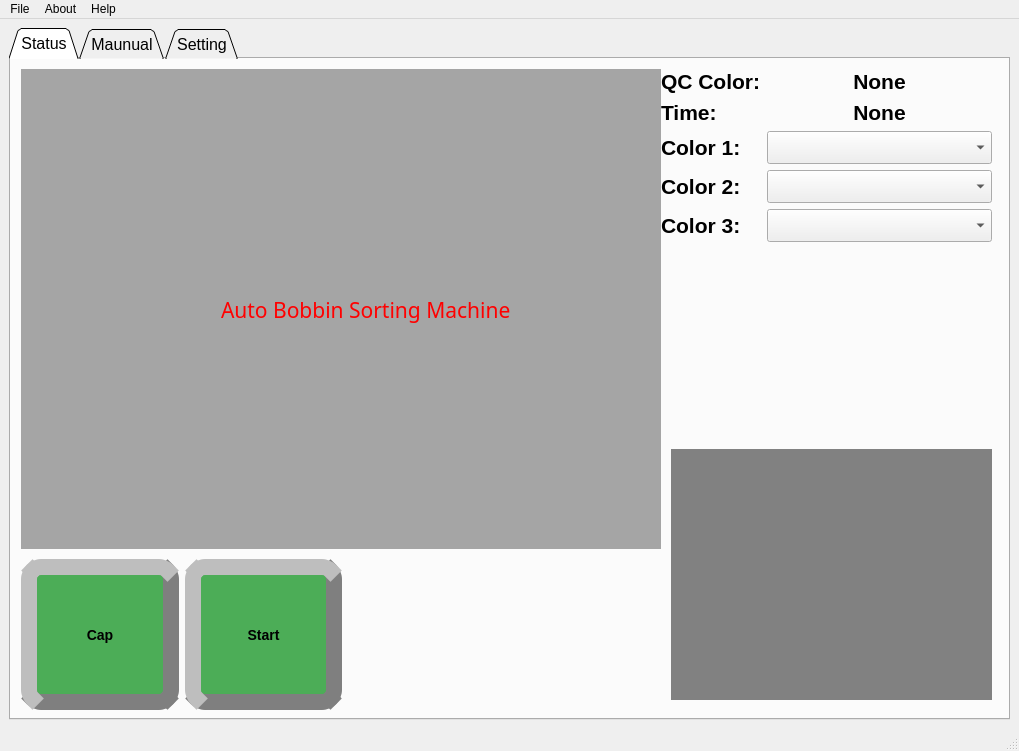
<?xml version="1.0" encoding="UTF-8"?>
<ui version="4.0">
 <class>MainWindow</class>
 <widget class="QMainWindow" name="MainWindow">
  <property name="geometry">
   <rect>
    <x>0</x>
    <y>0</y>
    <width>1019</width>
    <height>751</height>
   </rect>
  </property>
  <property name="windowTitle">
   <string>Auto Bobbin Sorting Machine</string>
  </property>
  <property name="windowIcon">
   <iconset>
    <normaloff>C:/Users/ADMIN/Downloads/logopp.jpg</normaloff>C:/Users/ADMIN/Downloads/logopp.jpg</iconset>
  </property>
  <property name="styleSheet">
   <string notr="true">
QProgressBar {
    border: 2px solid grey;
    border-radius: 20px;
	text-align: center;
}

QProgressBar::chunk {
    background-color: #CD96CD;
    width: 10px;
    margin: 5px;
}

QPushButton{
    border-style: outset;
    border-width: 16px;
    border-radius: 20px;
    border-color: beige;
    font: bold 14px;
    min-width: 2em;
    padding: 6px;
	background-color: rgb(76, 173, 87);
	
	border-color: rgb(127, 127, 127);
	
}

QPushButton:pressed {
	background-color: rgb(158, 158, 158);
	background-color: qlineargradient(spread:pad, x1:0, y1:0, x2:1, y2:0, stop:0 rgba(0, 0, 0, 255), stop:1 rgba(255, 255, 255, 255));
    border-style: inset;

}
QPushButton::menu-indicator {	
	image: url(:/hinh/F:/Dowload/start-png-44883.png);
    subcontrol-position: right center;
    subcontrol-origin: padding;
    left: -2px;
}


</string>
  </property>
  <widget class="QWidget" name="centralwidget">
   <layout class="QVBoxLayout" name="verticalLayout_2">
    <item>
     <layout class="QVBoxLayout" name="verticalLayout_4">
      <item>
       <widget class="QTabWidget" name="tabWidget">
        <property name="font">
         <font>
          <pointsize>12</pointsize>
         </font>
        </property>
        <property name="tabShape">
         <enum>QTabWidget::Triangular</enum>
        </property>
        <property name="currentIndex">
         <number>0</number>
        </property>
        <widget class="QWidget" name="tab_4">
         <attribute name="title">
          <string>Status</string>
         </attribute>
         <widget class="QLabel" name="lb_data">
          <property name="geometry">
           <rect>
            <x>210</x>
            <y>220</y>
            <width>431</width>
            <height>61</height>
           </rect>
          </property>
          <property name="font">
           <font>
            <family>Alien Encounters Solid</family>
            <pointsize>16</pointsize>
           </font>
          </property>
          <property name="styleSheet">
           <string notr="true">color: rgb(255, 0, 0);</string>
          </property>
          <property name="text">
           <string>Auto Bobbin Sorting Machine</string>
          </property>
          <property name="scaledContents">
           <bool>false</bool>
          </property>
          <property name="wordWrap">
           <bool>false</bool>
          </property>
         </widget>
         <widget class="QWidget" name="widget" native="true">
          <property name="geometry">
           <rect>
            <x>0</x>
            <y>0</y>
            <width>1051</width>
            <height>701</height>
           </rect>
          </property>
          <property name="styleSheet">
           <string notr="true"/>
          </property>
          <widget class="QLabel" name="lb_Cam_2">
           <property name="geometry">
            <rect>
             <x>660</x>
             <y>390</y>
             <width>321</width>
             <height>251</height>
            </rect>
           </property>
           <property name="styleSheet">
            <string notr="true">background-color: rgb(129, 129, 129);</string>
           </property>
           <property name="text">
            <string/>
           </property>
           <property name="scaledContents">
            <bool>true</bool>
           </property>
          </widget>
          <widget class="QLabel" name="lb_Img">
           <property name="geometry">
            <rect>
             <x>10</x>
             <y>10</y>
             <width>640</width>
             <height>480</height>
            </rect>
           </property>
           <property name="styleSheet">
            <string notr="true">background-color: rgb(165, 165, 165);</string>
           </property>
           <property name="text">
            <string/>
           </property>
           <property name="pixmap">
            <pixmap>F:/Dowload/Logo01(1).jpg</pixmap>
           </property>
           <property name="scaledContents">
            <bool>true</bool>
           </property>
          </widget>
          <widget class="QWidget" name="layoutWidget">
           <property name="geometry">
            <rect>
             <x>10</x>
             <y>500</y>
             <width>321</width>
             <height>151</height>
            </rect>
           </property>
           <layout class="QHBoxLayout" name="horizontalLayout">
            <item>
             <widget class="QPushButton" name="btnChup">
              <property name="sizePolicy">
               <sizepolicy hsizetype="Expanding" vsizetype="Expanding">
                <horstretch>0</horstretch>
                <verstretch>0</verstretch>
               </sizepolicy>
              </property>
              <property name="font">
               <font>
                <pointsize>-1</pointsize>
                <weight>75</weight>
                <italic>false</italic>
                <bold>true</bold>
               </font>
              </property>
              <property name="styleSheet">
               <string notr="true"/>
              </property>
              <property name="text">
               <string>Cap</string>
              </property>
              <property name="iconSize">
               <size>
                <width>100</width>
                <height>100</height>
               </size>
              </property>
             </widget>
            </item>
            <item>
             <widget class="QPushButton" name="btnStart">
              <property name="sizePolicy">
               <sizepolicy hsizetype="Expanding" vsizetype="Expanding">
                <horstretch>0</horstretch>
                <verstretch>0</verstretch>
               </sizepolicy>
              </property>
              <property name="font">
               <font>
                <pointsize>-1</pointsize>
                <weight>75</weight>
                <italic>false</italic>
                <bold>true</bold>
               </font>
              </property>
              <property name="styleSheet">
               <string notr="true"/>
              </property>
              <property name="text">
               <string>Start</string>
              </property>
              <property name="iconSize">
               <size>
                <width>100</width>
                <height>100</height>
               </size>
              </property>
             </widget>
            </item>
           </layout>
          </widget>
          <widget class="QWidget" name="layoutWidget">
           <property name="geometry">
            <rect>
             <x>650</x>
             <y>10</y>
             <width>331</width>
             <height>209</height>
            </rect>
           </property>
           <layout class="QFormLayout" name="formLayout_3">
            <item row="0" column="0">
             <widget class="QLabel" name="label_NameColor">
              <property name="font">
               <font>
                <pointsize>16</pointsize>
                <weight>75</weight>
                <bold>true</bold>
               </font>
              </property>
              <property name="text">
               <string>QC Color:</string>
              </property>
             </widget>
            </item>
            <item row="1" column="0">
             <widget class="QLabel" name="label_NameColor_2">
              <property name="font">
               <font>
                <pointsize>16</pointsize>
                <weight>75</weight>
                <bold>true</bold>
               </font>
              </property>
              <property name="text">
               <string>Time:</string>
              </property>
             </widget>
            </item>
            <item row="0" column="1">
             <widget class="QLabel" name="lb_Mauphathien">
              <property name="font">
               <font>
                <pointsize>16</pointsize>
                <weight>75</weight>
                <bold>true</bold>
               </font>
              </property>
              <property name="text">
               <string>None</string>
              </property>
              <property name="textFormat">
               <enum>Qt::AutoText</enum>
              </property>
              <property name="alignment">
               <set>Qt::AlignCenter</set>
              </property>
             </widget>
            </item>
            <item row="2" column="0">
             <widget class="QLabel" name="label_4">
              <property name="font">
               <font>
                <pointsize>16</pointsize>
                <weight>75</weight>
                <bold>true</bold>
               </font>
              </property>
              <property name="text">
               <string>Color 1:</string>
              </property>
             </widget>
            </item>
            <item row="3" column="0">
             <widget class="QLabel" name="label_7">
              <property name="font">
               <font>
                <pointsize>16</pointsize>
                <weight>75</weight>
                <bold>true</bold>
               </font>
              </property>
              <property name="text">
               <string>Color 2:</string>
              </property>
             </widget>
            </item>
            <item row="4" column="0">
             <widget class="QLabel" name="label_8">
              <property name="font">
               <font>
                <pointsize>16</pointsize>
                <weight>75</weight>
                <bold>true</bold>
               </font>
              </property>
              <property name="text">
               <string>Color 3:</string>
              </property>
             </widget>
            </item>
            <item row="2" column="1">
             <widget class="QComboBox" name="cbb_Mauthu1">
              <property name="sizePolicy">
               <sizepolicy hsizetype="Preferred" vsizetype="Preferred">
                <horstretch>0</horstretch>
                <verstretch>0</verstretch>
               </sizepolicy>
              </property>
              <property name="font">
               <font>
                <pointsize>16</pointsize>
                <weight>75</weight>
                <bold>true</bold>
               </font>
              </property>
             </widget>
            </item>
            <item row="3" column="1">
             <widget class="QComboBox" name="cbb_Mauthu2">
              <property name="sizePolicy">
               <sizepolicy hsizetype="Preferred" vsizetype="Preferred">
                <horstretch>0</horstretch>
                <verstretch>0</verstretch>
               </sizepolicy>
              </property>
              <property name="font">
               <font>
                <pointsize>16</pointsize>
                <weight>75</weight>
                <bold>true</bold>
               </font>
              </property>
             </widget>
            </item>
            <item row="4" column="1">
             <widget class="QComboBox" name="cbb_Mauthu3">
              <property name="sizePolicy">
               <sizepolicy hsizetype="Preferred" vsizetype="Preferred">
                <horstretch>0</horstretch>
                <verstretch>0</verstretch>
               </sizepolicy>
              </property>
              <property name="font">
               <font>
                <pointsize>16</pointsize>
                <weight>75</weight>
                <bold>true</bold>
               </font>
              </property>
             </widget>
            </item>
            <item row="1" column="1">
             <widget class="QLabel" name="lb_Time">
              <property name="font">
               <font>
                <pointsize>16</pointsize>
                <weight>75</weight>
                <bold>true</bold>
               </font>
              </property>
              <property name="text">
               <string>None</string>
              </property>
              <property name="textFormat">
               <enum>Qt::AutoText</enum>
              </property>
              <property name="alignment">
               <set>Qt::AlignCenter</set>
              </property>
             </widget>
            </item>
           </layout>
          </widget>
         </widget>
         <zorder>widget</zorder>
         <zorder>lb_data</zorder>
        </widget>
        <widget class="QWidget" name="tab_3">
         <attribute name="title">
          <string>Maunual</string>
         </attribute>
        </widget>
        <widget class="QWidget" name="tab">
         <attribute name="title">
          <string>Setting</string>
         </attribute>
         <widget class="QLabel" name="lb_DATA">
          <property name="geometry">
           <rect>
            <x>630</x>
            <y>140</y>
            <width>141</width>
            <height>51</height>
           </rect>
          </property>
          <property name="font">
           <font>
            <pointsize>20</pointsize>
           </font>
          </property>
          <property name="text">
           <string>DATA</string>
          </property>
         </widget>
         <widget class="QCheckBox" name="cb_Start">
          <property name="geometry">
           <rect>
            <x>800</x>
            <y>150</y>
            <width>121</width>
            <height>31</height>
           </rect>
          </property>
          <property name="text">
           <string>Start</string>
          </property>
          <property name="checked">
           <bool>false</bool>
          </property>
         </widget>
         <widget class="QPushButton" name="btnSave">
          <property name="enabled">
           <bool>false</bool>
          </property>
          <property name="geometry">
           <rect>
            <x>0</x>
            <y>140</y>
            <width>111</width>
            <height>61</height>
           </rect>
          </property>
          <property name="font">
           <font>
            <pointsize>-1</pointsize>
            <weight>75</weight>
            <italic>false</italic>
            <bold>true</bold>
           </font>
          </property>
          <property name="text">
           <string>Save</string>
          </property>
          <property name="checkable">
           <bool>false</bool>
          </property>
         </widget>
         <widget class="QComboBox" name="cbb_Program">
          <property name="geometry">
           <rect>
            <x>120</x>
            <y>140</y>
            <width>191</width>
            <height>61</height>
           </rect>
          </property>
          <property name="font">
           <font>
            <pointsize>18</pointsize>
           </font>
          </property>
          <property name="editable">
           <bool>true</bool>
          </property>
         </widget>
         <widget class="QCheckBox" name="checkBox">
          <property name="geometry">
           <rect>
            <x>450</x>
            <y>140</y>
            <width>141</width>
            <height>61</height>
           </rect>
          </property>
          <property name="font">
           <font>
            <pointsize>18</pointsize>
           </font>
          </property>
          <property name="text">
           <string>Edit</string>
          </property>
          <property name="checked">
           <bool>false</bool>
          </property>
         </widget>
         <widget class="QWidget" name="gridLayoutWidget">
          <property name="geometry">
           <rect>
            <x>0</x>
            <y>0</y>
            <width>441</width>
            <height>101</height>
           </rect>
          </property>
          <layout class="QGridLayout" name="gridLayout">
           <item row="1" column="0">
            <widget class="QLabel" name="label_14">
             <property name="font">
              <font>
               <pointsize>12</pointsize>
              </font>
             </property>
             <property name="text">
              <string>Max_S</string>
             </property>
            </widget>
           </item>
           <item row="0" column="1">
            <widget class="QSlider" name="horizontalSlider_4">
             <property name="maximum">
              <number>255</number>
             </property>
             <property name="value">
              <number>255</number>
             </property>
             <property name="orientation">
              <enum>Qt::Horizontal</enum>
             </property>
            </widget>
           </item>
           <item row="0" column="0">
            <widget class="QLabel" name="label_13">
             <property name="font">
              <font>
               <pointsize>12</pointsize>
              </font>
             </property>
             <property name="text">
              <string>Max_H</string>
             </property>
            </widget>
           </item>
           <item row="0" column="2">
            <widget class="QLabel" name="label_19">
             <property name="font">
              <font>
               <pointsize>12</pointsize>
              </font>
             </property>
             <property name="text">
              <string>255</string>
             </property>
            </widget>
           </item>
           <item row="1" column="2">
            <widget class="QLabel" name="label_20">
             <property name="font">
              <font>
               <pointsize>12</pointsize>
              </font>
             </property>
             <property name="text">
              <string>255</string>
             </property>
            </widget>
           </item>
           <item row="1" column="1">
            <widget class="QSlider" name="horizontalSlider_5">
             <property name="maximum">
              <number>255</number>
             </property>
             <property name="value">
              <number>255</number>
             </property>
             <property name="orientation">
              <enum>Qt::Horizontal</enum>
             </property>
            </widget>
           </item>
           <item row="2" column="2">
            <widget class="QLabel" name="label_21">
             <property name="font">
              <font>
               <pointsize>12</pointsize>
              </font>
             </property>
             <property name="text">
              <string>255</string>
             </property>
            </widget>
           </item>
           <item row="2" column="1">
            <widget class="QSlider" name="horizontalSlider_6">
             <property name="maximum">
              <number>255</number>
             </property>
             <property name="value">
              <number>255</number>
             </property>
             <property name="orientation">
              <enum>Qt::Horizontal</enum>
             </property>
            </widget>
           </item>
           <item row="2" column="0">
            <widget class="QLabel" name="label_15">
             <property name="font">
              <font>
               <pointsize>12</pointsize>
              </font>
             </property>
             <property name="text">
              <string>Max_V</string>
             </property>
            </widget>
           </item>
          </layout>
         </widget>
         <widget class="QWidget" name="gridLayoutWidget_2">
          <property name="geometry">
           <rect>
            <x>450</x>
            <y>0</y>
            <width>431</width>
            <height>101</height>
           </rect>
          </property>
          <layout class="QGridLayout" name="gridLayout_2">
           <item row="0" column="2">
            <widget class="QLabel" name="label_16">
             <property name="font">
              <font>
               <pointsize>12</pointsize>
              </font>
             </property>
             <property name="text">
              <string>0</string>
             </property>
            </widget>
           </item>
           <item row="0" column="1">
            <widget class="QSlider" name="horizontalSlider">
             <property name="maximum">
              <number>255</number>
             </property>
             <property name="orientation">
              <enum>Qt::Horizontal</enum>
             </property>
            </widget>
           </item>
           <item row="0" column="0">
            <widget class="QLabel" name="label_2">
             <property name="font">
              <font>
               <pointsize>12</pointsize>
              </font>
             </property>
             <property name="text">
              <string>Min_H</string>
             </property>
            </widget>
           </item>
           <item row="1" column="0">
            <widget class="QLabel" name="label_3">
             <property name="font">
              <font>
               <pointsize>12</pointsize>
              </font>
             </property>
             <property name="text">
              <string>Min_S</string>
             </property>
            </widget>
           </item>
           <item row="1" column="2">
            <widget class="QLabel" name="label_17">
             <property name="font">
              <font>
               <pointsize>12</pointsize>
              </font>
             </property>
             <property name="text">
              <string>0</string>
             </property>
            </widget>
           </item>
           <item row="2" column="1">
            <widget class="QSlider" name="horizontalSlider_3">
             <property name="maximum">
              <number>255</number>
             </property>
             <property name="orientation">
              <enum>Qt::Horizontal</enum>
             </property>
            </widget>
           </item>
           <item row="2" column="0">
            <widget class="QLabel" name="label_5">
             <property name="font">
              <font>
               <pointsize>12</pointsize>
              </font>
             </property>
             <property name="text">
              <string>Min_V</string>
             </property>
            </widget>
           </item>
           <item row="2" column="2">
            <widget class="QLabel" name="label_18">
             <property name="font">
              <font>
               <pointsize>12</pointsize>
              </font>
             </property>
             <property name="text">
              <string>0</string>
             </property>
            </widget>
           </item>
           <item row="1" column="1">
            <widget class="QSlider" name="horizontalSlider_2">
             <property name="maximum">
              <number>255</number>
             </property>
             <property name="orientation">
              <enum>Qt::Horizontal</enum>
             </property>
            </widget>
           </item>
          </layout>
         </widget>
         <widget class="QPushButton" name="btnDelete">
          <property name="enabled">
           <bool>false</bool>
          </property>
          <property name="geometry">
           <rect>
            <x>0</x>
            <y>200</y>
            <width>111</width>
            <height>61</height>
           </rect>
          </property>
          <property name="font">
           <font>
            <pointsize>-1</pointsize>
            <weight>75</weight>
            <italic>false</italic>
            <bold>true</bold>
           </font>
          </property>
          <property name="text">
           <string>Delete</string>
          </property>
          <property name="checkable">
           <bool>false</bool>
          </property>
         </widget>
         <widget class="QLabel" name="lb_Cam">
          <property name="geometry">
           <rect>
            <x>160</x>
            <y>210</y>
            <width>631</width>
            <height>421</height>
           </rect>
          </property>
          <property name="styleSheet">
           <string notr="true">background-color: rgb(165, 165, 165);</string>
          </property>
          <property name="text">
           <string>lb_Cam</string>
          </property>
          <property name="scaledContents">
           <bool>true</bool>
          </property>
         </widget>
        </widget>
       </widget>
      </item>
     </layout>
    </item>
   </layout>
  </widget>
  <widget class="QMenuBar" name="menubar">
   <property name="geometry">
    <rect>
     <x>0</x>
     <y>0</y>
     <width>1019</width>
     <height>26</height>
    </rect>
   </property>
   <widget class="QMenu" name="menuFile">
    <property name="title">
     <string>File</string>
    </property>
    <addaction name="actionLoad_stting"/>
    <addaction name="actionupdate"/>
    <addaction name="actionExit"/>
   </widget>
   <widget class="QMenu" name="menuabout">
    <property name="title">
     <string>About</string>
    </property>
    <addaction name="actionVersion_software"/>
    <addaction name="actionFirmware"/>
   </widget>
   <widget class="QMenu" name="menuHelp">
    <property name="title">
     <string>Help</string>
    </property>
    <addaction name="actionFilter"/>
    <addaction name="actionSetting"/>
    <addaction name="actionReset_all"/>
   </widget>
   <addaction name="menuFile"/>
   <addaction name="menuabout"/>
   <addaction name="menuHelp"/>
  </widget>
  <widget class="QStatusBar" name="statusbar"/>
  <action name="actionLoad_stting">
   <property name="text">
    <string>Load setting</string>
   </property>
  </action>
  <action name="actionupdate">
   <property name="text">
    <string>update</string>
   </property>
  </action>
  <action name="actionExit">
   <property name="text">
    <string>Exit</string>
   </property>
  </action>
  <action name="actionVersion_software">
   <property name="text">
    <string>Version software</string>
   </property>
  </action>
  <action name="actionFirmware">
   <property name="text">
    <string>Firmware</string>
   </property>
  </action>
  <action name="actionFilter">
   <property name="text">
    <string>Filter</string>
   </property>
  </action>
  <action name="actionSetting">
   <property name="text">
    <string>Setting</string>
   </property>
  </action>
  <action name="actionReset_all">
   <property name="text">
    <string>Reset all</string>
   </property>
  </action>
 </widget>
 <resources/>
 <connections>
  <connection>
   <sender>horizontalSlider_5</sender>
   <signal>valueChanged(int)</signal>
   <receiver>label_20</receiver>
   <slot>setNum(int)</slot>
   <hints>
    <hint type="sourcelabel">
     <x>111</x>
     <y>92</y>
    </hint>
    <hint type="destinationlabel">
     <x>111</x>
     <y>92</y>
    </hint>
   </hints>
  </connection>
  <connection>
   <sender>horizontalSlider_6</sender>
   <signal>valueChanged(int)</signal>
   <receiver>label_21</receiver>
   <slot>setNum(int)</slot>
   <hints>
    <hint type="sourcelabel">
     <x>111</x>
     <y>92</y>
    </hint>
    <hint type="destinationlabel">
     <x>111</x>
     <y>92</y>
    </hint>
   </hints>
  </connection>
  <connection>
   <sender>horizontalSlider_4</sender>
   <signal>valueChanged(int)</signal>
   <receiver>label_19</receiver>
   <slot>setNum(int)</slot>
   <hints>
    <hint type="sourcelabel">
     <x>111</x>
     <y>92</y>
    </hint>
    <hint type="destinationlabel">
     <x>111</x>
     <y>92</y>
    </hint>
   </hints>
  </connection>
  <connection>
   <sender>horizontalSlider_2</sender>
   <signal>valueChanged(int)</signal>
   <receiver>label_17</receiver>
   <slot>setNum(int)</slot>
   <hints>
    <hint type="sourcelabel">
     <x>540</x>
     <y>92</y>
    </hint>
    <hint type="destinationlabel">
     <x>561</x>
     <y>92</y>
    </hint>
   </hints>
  </connection>
  <connection>
   <sender>horizontalSlider</sender>
   <signal>valueChanged(int)</signal>
   <receiver>label_16</receiver>
   <slot>setNum(int)</slot>
   <hints>
    <hint type="sourcelabel">
     <x>528</x>
     <y>89</y>
    </hint>
    <hint type="destinationlabel">
     <x>561</x>
     <y>92</y>
    </hint>
   </hints>
  </connection>
  <connection>
   <sender>horizontalSlider_3</sender>
   <signal>valueChanged(int)</signal>
   <receiver>label_18</receiver>
   <slot>setNum(int)</slot>
   <hints>
    <hint type="sourcelabel">
     <x>540</x>
     <y>92</y>
    </hint>
    <hint type="destinationlabel">
     <x>561</x>
     <y>92</y>
    </hint>
   </hints>
  </connection>
  <connection>
   <sender>btnChup</sender>
   <signal>pressed()</signal>
   <receiver>lb_data</receiver>
   <slot>hide()</slot>
   <hints>
    <hint type="sourcelabel">
     <x>152</x>
     <y>563</y>
    </hint>
    <hint type="destinationlabel">
     <x>578</x>
     <y>305</y>
    </hint>
   </hints>
  </connection>
 </connections>
</ui>
